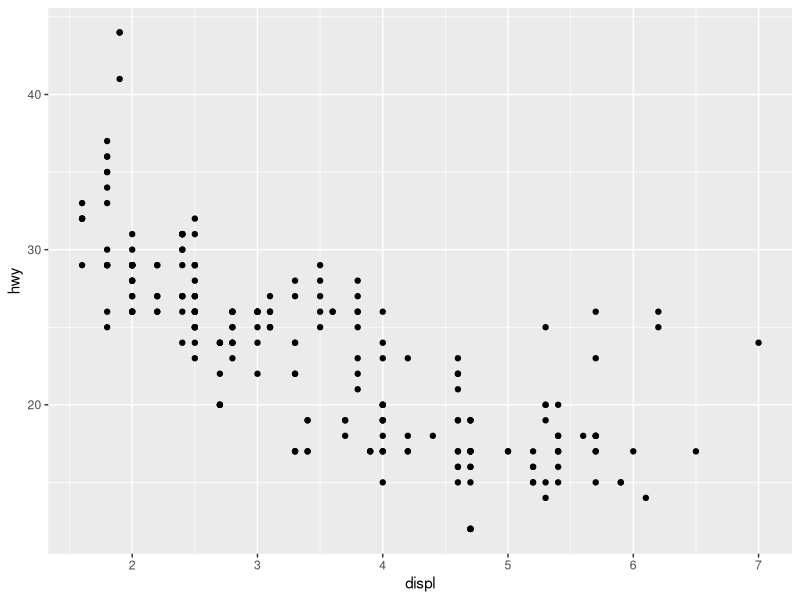
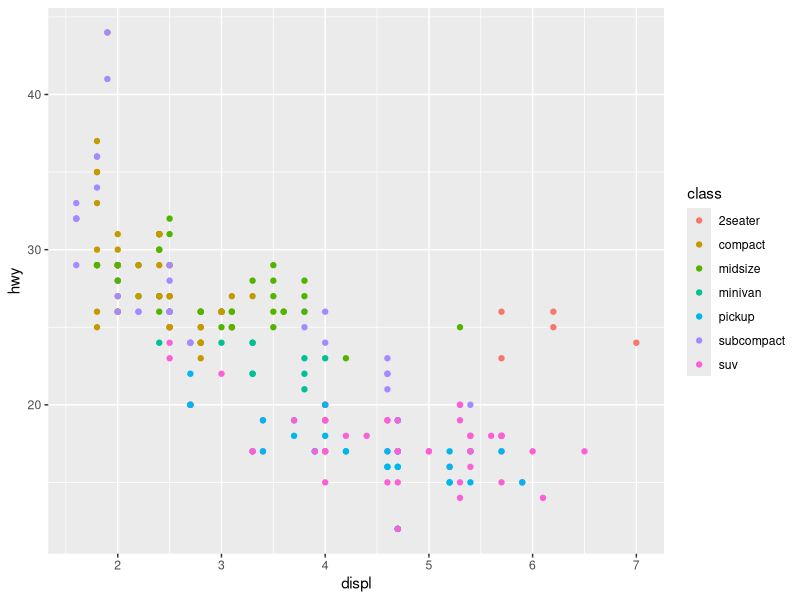
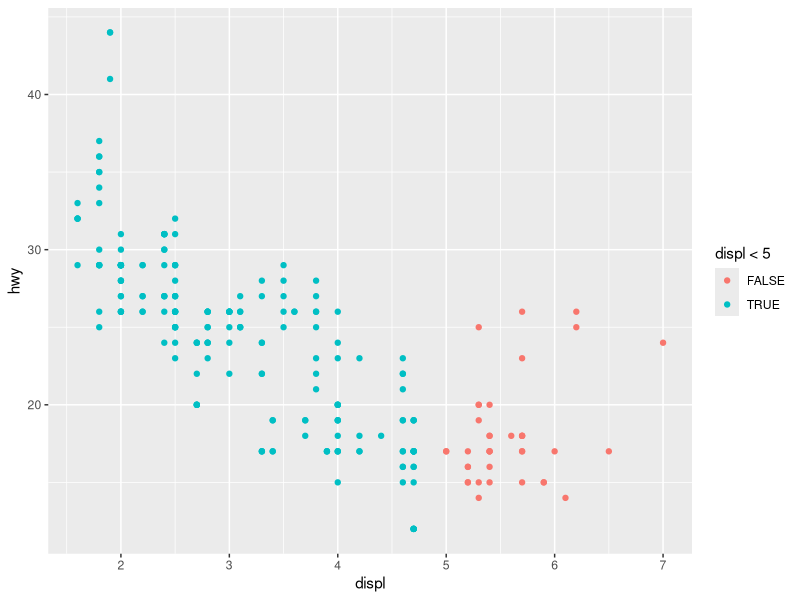
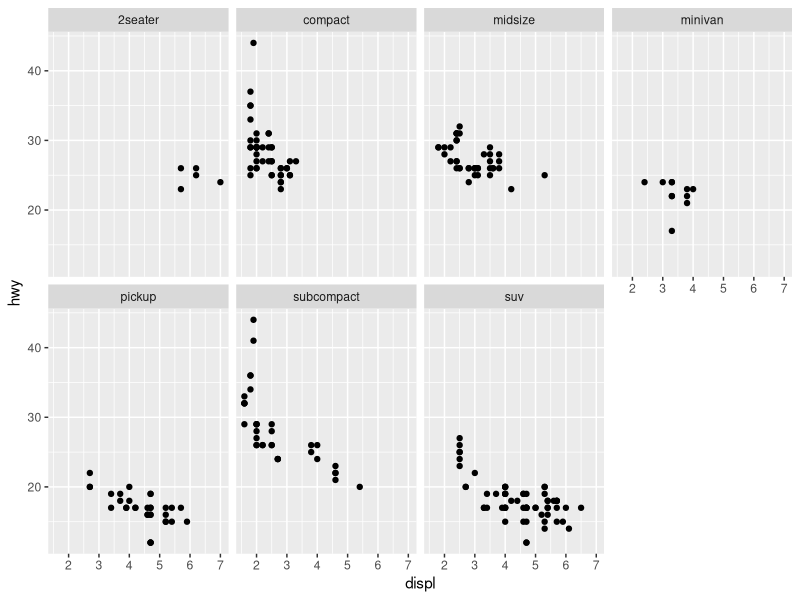
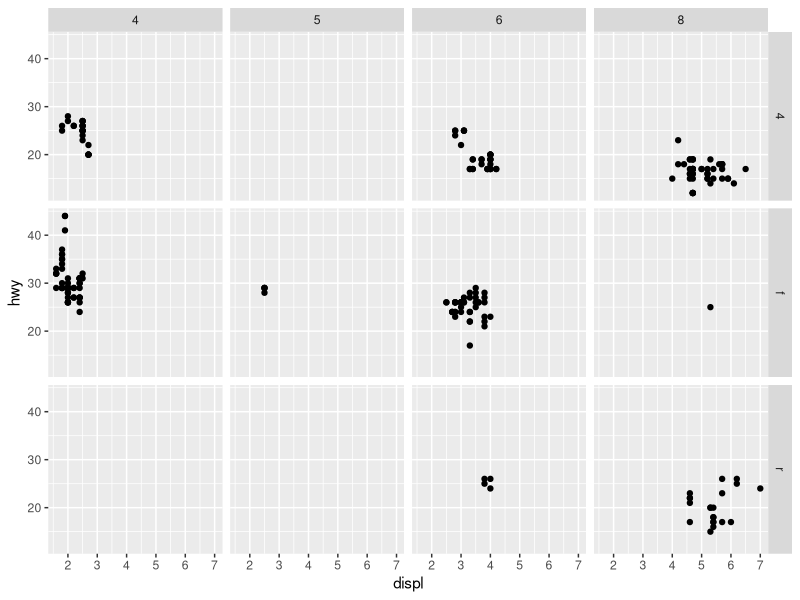
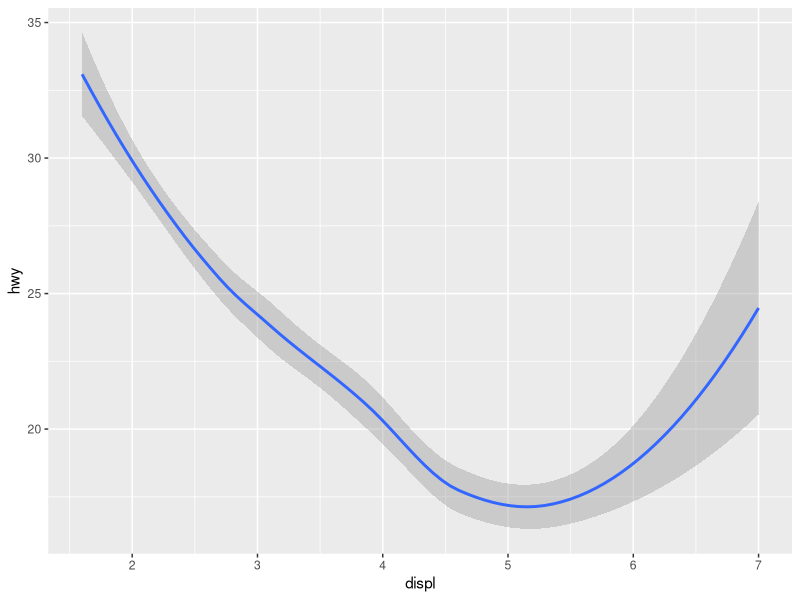
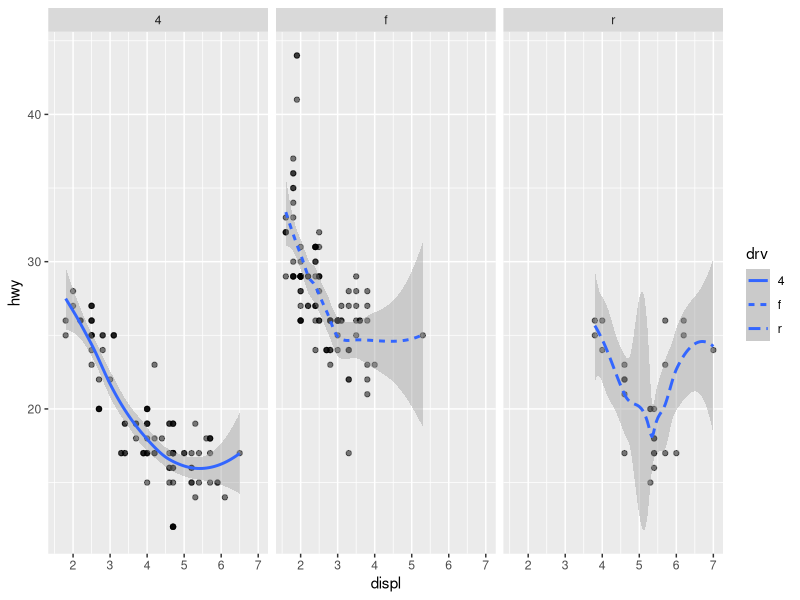
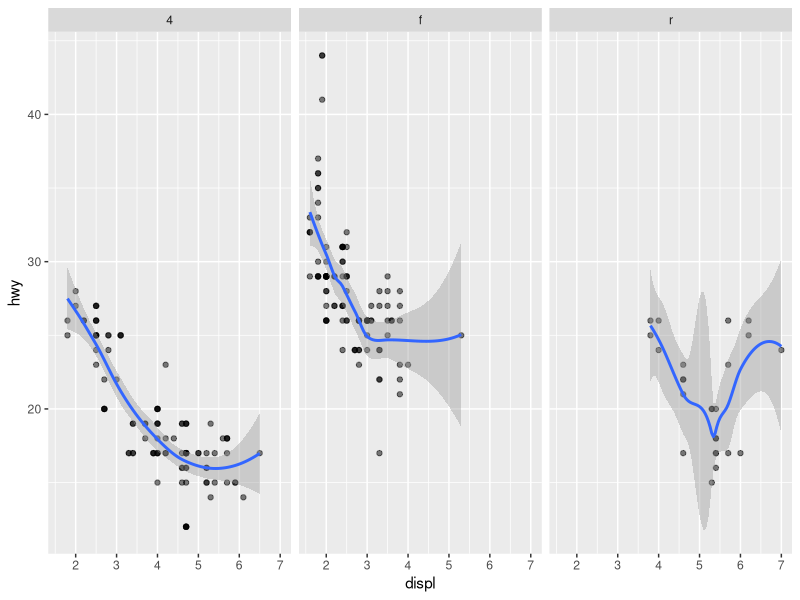

Write R code to recreate these figures, in order.
library(tidyverse)
mpg
?mpg


ggplot(data = mpg) +
  geom_point(mapping = aes(x = displ, y = hwy))

ggplot(data = mpg) +
  geom_point(mapping = aes(x = displ, y = hwy, colour = class))

ggplot(data = mpg) +
  geom_point(mapping = aes(x = displ, y = hwy, colour = displ < 5))

# This first maps the scatterplot then splits it into various groups according to their classes
ggplot(data = mpg) +
  geom_point(mapping = aes(x = displ, y = hwy)) +
  facet_wrap(~ class, nrow = 2)

# This first maps the scatterplot then splits it into various groups according to their drv and splits then again according to the cyl
ggplot(data = mpg) +
  geom_point(mapping = aes(x = displ, y = hwy)) +
  facet_grid(drv ~ cyl)
  
ggplot(data = mpg) +
  geom_smooth(mapping = aes(x = displ, y = hwy))

#------------------My own experimentation--------------------
ggplot(data = mpg, mapping = aes(x = displ, y = hwy)) +
  geom_point(alpha=0.5) +
  geom_smooth(aes(linetype = drv)) +
  facet_grid(.~drv)

ggplot(data = mpg, mapping = aes(x = displ, y = hwy)) +
  geom_point(alpha=0.5) +
  facet_grid(.~drv) +
  geom_smooth() 
#----------------End of experiment---------------------------

diamonds
?diamonds
ggplot(data = diamonds) +
  geom_bar(mapping = aes(x = cut))

#overide default stat
demo <- tribble(
  ~a,
  ~b,
  "bar_1", 20,
  "bar_2", 30,
  "bar_3", 40
)
ggplot(data = demo) +
  geom_bar(
    mapping = aes(x = a, y = b), stat = "identity"
  )

# change default mapping
ggplot(data = diamonds) +
  geom_bar(
    mapping = aes(x = cut, y = ..prop.., group = 1)
  )

# emphasize statistical summary
ggplot(data = diamonds) +
  stat_summary(
    mapping = aes(x = cut, y = depth),
    fun.min = min,
    fun.max = max,
    fun = median
  )

# bar chart color vs fill
ggplot(data = diamonds) +
  geom_bar(mapping = aes(x = cut, color = cut))
ggplot(data = diamonds) +
  geom_bar(mapping = aes(x = cut, fill = cut))

# proportion of another variable in main variables in bar chart (stacking one variable on another)
ggplot(data = diamonds) +
  geom_bar(mapping = aes(x = cut, fill = clarity))

# this changes the scales and stakes the second variable's values on top of each other
# position = identity
ggplot(
  data = diamonds,
  mapping = aes(x = cut, fill = clarity)
) +
  geom_bar(position = "identity")

ggplot(
  data = diamonds,
  mapping = aes(x = cut, color = clarity)
) +
  geom_bar(fill = NA, position = "identity")

# position = fill
ggplot(data = diamonds) +
  geom_bar(
    mapping = aes(x = cut, fill = clarity),
    position = "fill"
  )

# position = stack
ggplot(data = diamonds) +
  geom_bar(
    mapping = aes(x = cut, fill = clarity),
    position = "dodge"
  )

# position = jitter
ggplot(data = mpg) +
  geom_point(
    mapping = aes(x = displ, y = hwy),
    position = "jitter"
  )
  #same as below
ggplot(data = mpg) +
  geom_jitter(mapping = aes(x = displ, y = hwy))

# COORDINATE SYSTEM
ggplot(data = mpg, mapping = aes(x = class, y = hwy)) +
  geom_boxplot()
# flip coordinate system
ggplot(data = mpg, mapping = aes(x = class, y = hwy)) +
  geom_boxplot() +
  coord_flip()

# MAP COORDINATE SYSTEM
nz <- map_data("nz")
ggplot(nz, aes(long, lat, group = group)) +
  geom_polygon(fill = "white", color = "black")
# Correctly set map system
ggplot(nz, aes(long, lat, group = group)) +
  geom_polygon(fill = "white", color = "black") +
  coord_quickmap()

# CIRCULAR COORDINATE FOR BARCHART
bar <- ggplot(data = diamonds) +
  geom_bar(
    mapping = aes(x = cut, fill = cut),
    show.legend = FALSE,
    width = 1
  ) +
  theme(aspect.ratio = 1) +
  labs(x = NULL, y = NULL)
bar + coord_flip()
bar + coord_polar()




